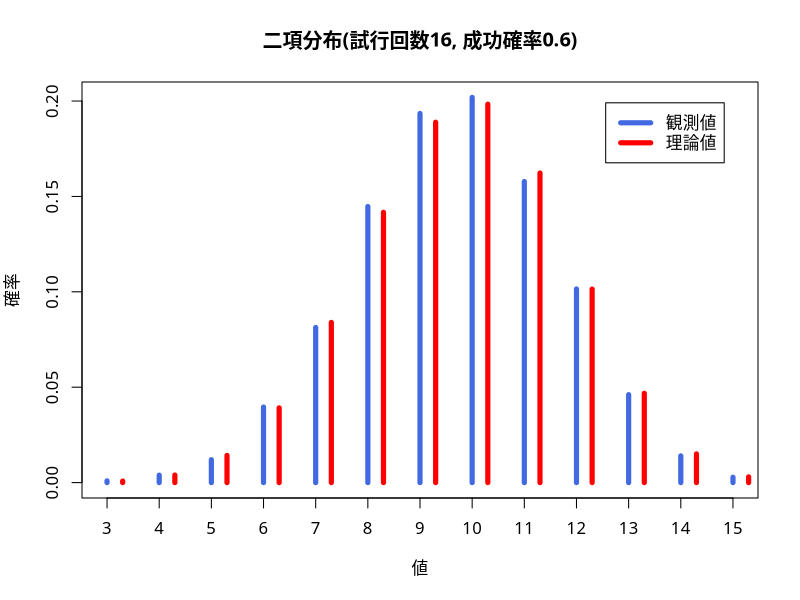
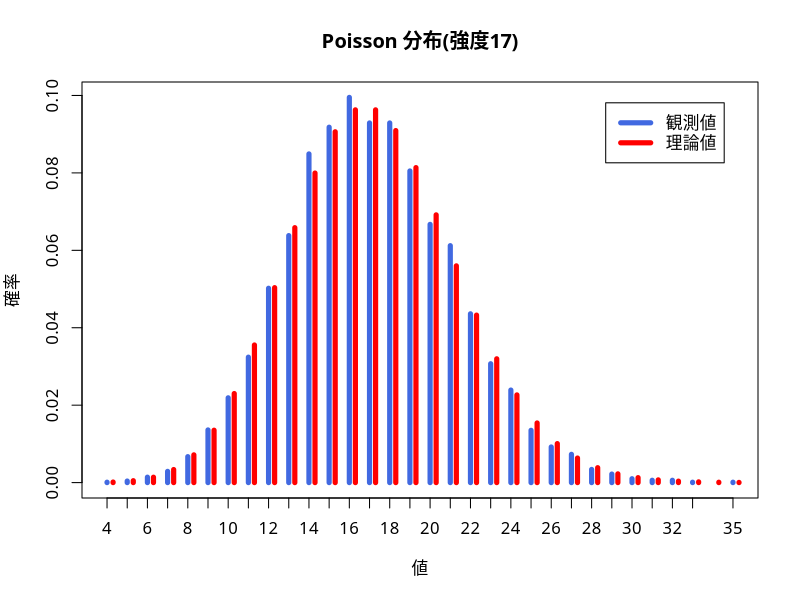
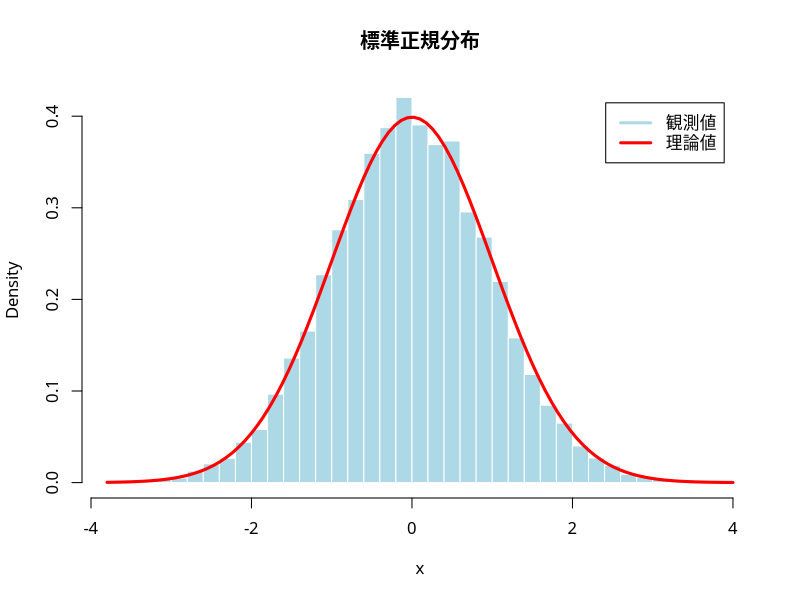
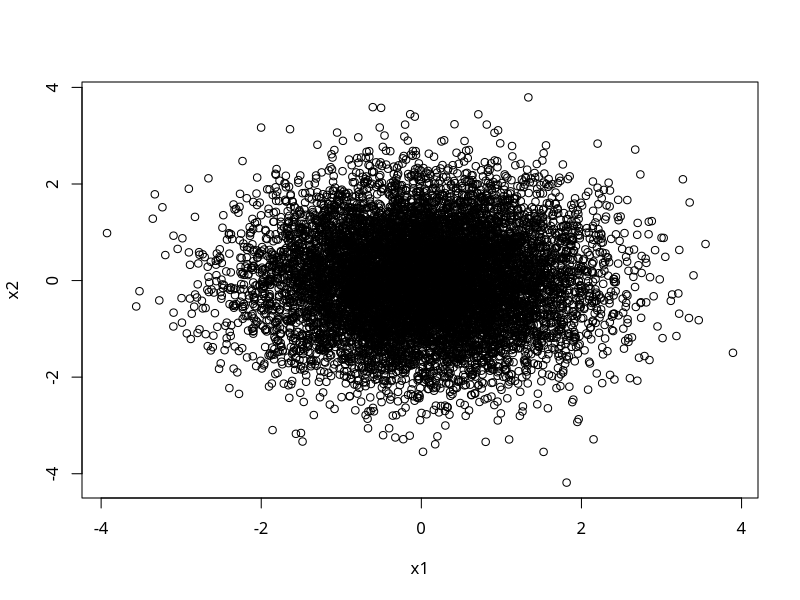
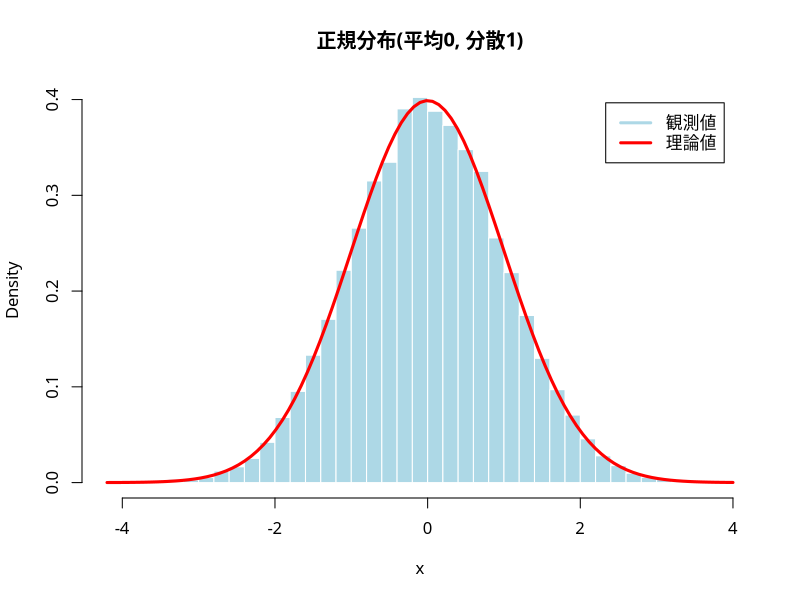
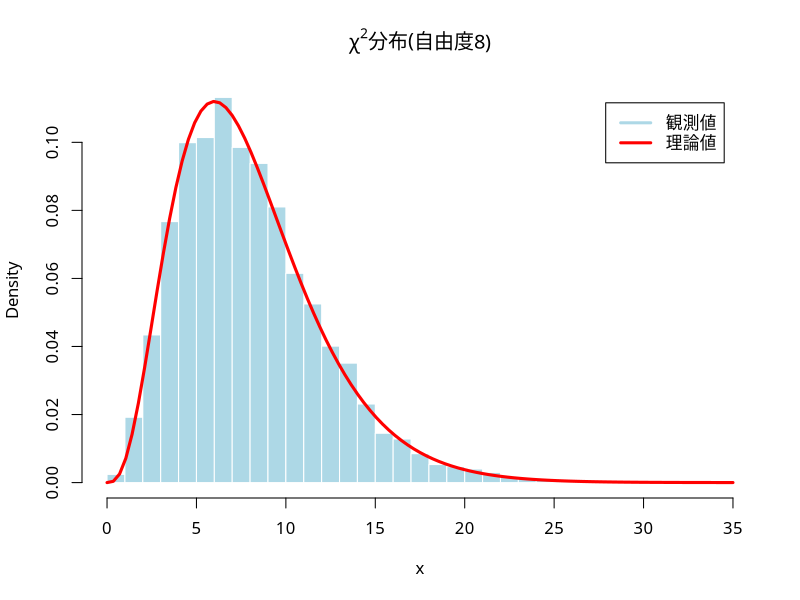
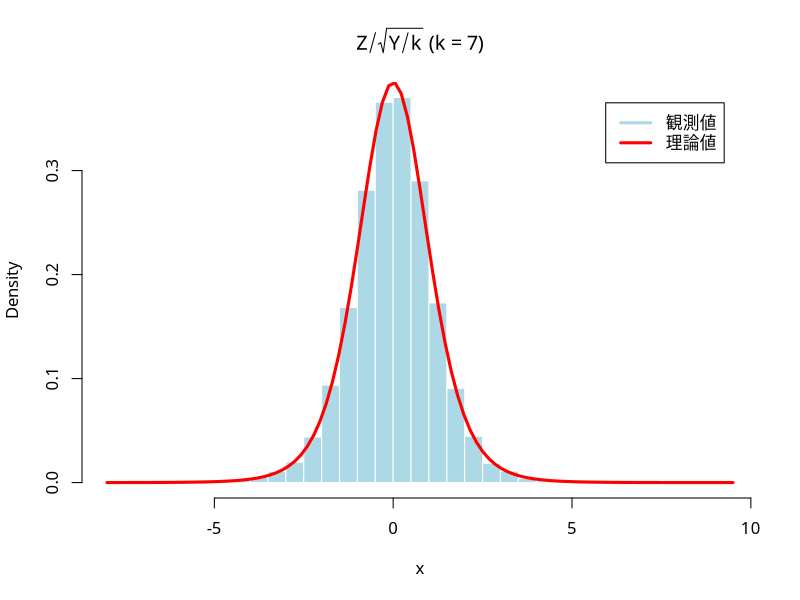
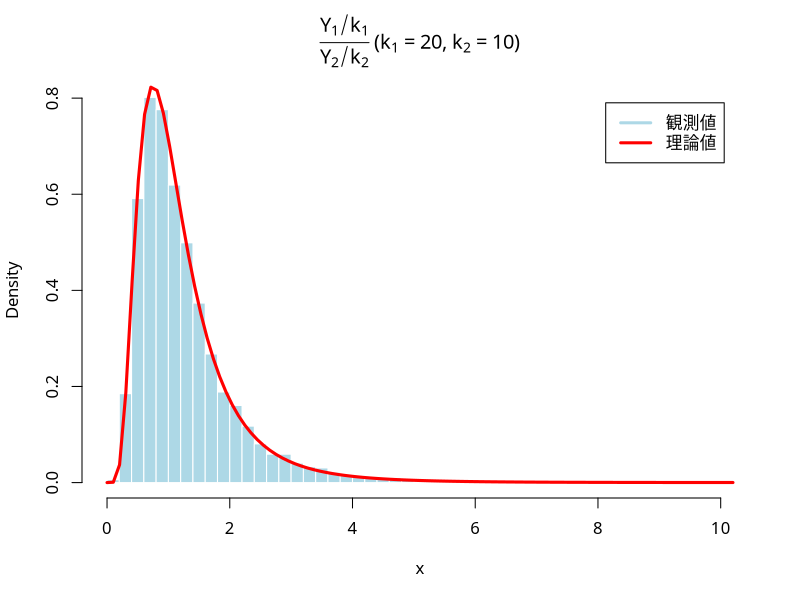

These figures' R source, in order:
### 第08回 練習問題解答例

### 離散一様分布で用いた例

a <- 1:6 # サンプリング対象の集合をベクトルとして定義
sample(a, size=20, replace=TRUE) # 離散一様分布(20個)

### 二項分布で用いた例

rbinom(10, size=1, prob=0.2) # Bernoulli分布(10個)
rbinom(20, size=5, prob=0.6) # 二項分布(20個)

### 練習問題 二項分布
mc <- 10000 # 実験回数を指定
n <- 16 
p <- 0.6
myRandom <- function(){ # Bernolli分布をm個生成して合計
  sum(rbinom(n, size=1, prob=p))}
myData <- replicate(mc, myRandom())
myTable <- table(myData)/mc # 出現確率ごとの表(度数分布表)を作成
par(family="HiraginoSans-W4") # 日本語フォントの指定
plot(myTable, type="h", lwd=5, col="royalblue",
     xlab="値", ylab="確率",
     main=paste0("二項分布(試行回数", n, ", 成功確率", p, ")"))
myRange <- min(myData):max(myData) # 範囲を取得
lines(myRange + 0.3, dbinom(myRange, size=n, prob=p),
      type="h", col="red", lwd=5) # 理論上の出現確率
legend("topright", inset=0.05, legend=c("観測値", "理論値"), 
       col=c("royalblue", "red"), lwd=5) # 凡例を作成

### Poisson 分布で用いた例

rpois(15, lambda=1) # 強度1の Poisson 分布(15個)
rpois(15, lambda=10) # 強度10の Poisson 分布(15個)

### 練習問題 Poisson 分布
mc <- 10000 
lambda1 <- 5
lambda2 <- 12
myRandom <- function(){ # 2つの Poisson 分布の和
  rpois(1, lambda=lambda1)+rpois(1, lambda=lambda2)}
myData <- replicate(mc, myRandom())
myTable <- table(myData)/mc 
par(family="HiraginoSans-W4") # 日本語フォントの指定
plot(myTable, type="h", lwd=5, col="royalblue",
     xlab="値", ylab="確率",
     main=paste0("Poisson 分布(強度", lambda1+lambda2, ")"))
myRange <- min(myData):max(myData) 
lines(myRange + 0.3,
      dpois(myRange, lambda=lambda1+lambda2), 
      type="h", col="red", lwd=5) # 理論上の出現確率
legend("topright", inset=0.05, legend=c("観測値", "理論値"), 
       col=c("royalblue", "red"), lwd=5)

### 幾何分布で用いた例

rgeom(15, prob=0.1) # 成功確率0.1の幾何分布(15個)

### 一様分布で用いた例

runif(8) # 区間(0,1)上の一様乱数(8個)
runif(8,min=-1,max=1) # 区間(-1,1)上の一様乱数(8個)

### 正規分布で用いた例

rnorm(8) # 標準正規乱数(8個)
rnorm(8,mean=1,sd=2) # 平均1分散4=2^2の正規乱数

### 練習問題 正規分布
mc <- 10000 # 実験回数を指定
myRandom <- function(){ # 一方の分布を確認する
  u1 <- runif(1)
  u2 <- runif(1)
  return(sqrt(-2*log(u1))*cos(2*pi*u2))}
myData <- replicate(mc, myRandom()) # Monte-Carlo実験
par(family="HiraginoSans-W4") # 日本語フォントの指定
hist(myData, freq=FALSE, breaks=40,
     col="lightblue", border="white", 
     xlab="x", main=paste0("標準正規分布")) # ヒストグラム(密度表示)
curve(dnorm(x, mean=0, sd=1), add=TRUE, 
      col="red", lwd=3) # 理論上の確率密度関数
legend("topright", inset=0.05, legend=c("観測値", "理論値"), 
       col=c("lightblue", "red"), lwd=3) # 凡例を作成
## Box-Muller法で作られる2つの確率変数の関係を調べる
boxmuller <- function(){
  u1 <- runif(1)
  u2 <- runif(1)
  x1 <- sqrt(-2*log(u1))*cos(2*pi*u2)
  x2 <- sqrt(-2*log(u1))*sin(2*pi*u2)
  return(c(x1,x2))
}
x <- replicate(mc, boxmuller()) # 2行xmc列の行列が得られる
par(family="HiraginoSans-W4") # 日本語フォントの指定
plot(x[1,],x[2,],xlab="x1",ylab="x2") # 散布図を描く
## 以下では同じ分布なのでx1,x2はまとめて計算
mu <- round(mean(x),2)
sigma <- round(sd(x),2)
hist(x, freq=FALSE, breaks=40, col="lightblue", border="white",

     main=paste0("正規分布(平均", mu, ", 分散", sigma^2, ")")) # ヒストグラム(密度表示)
curve(dnorm(x, mean=mu, sd=sigma), add=TRUE, 
      col="red", lwd=3) # 理論上の確率密度関数
legend("topright", inset=0.05, legend=c("観測値", "理論値"), 
       col=c("lightblue", "red"), lwd=3) # 凡例を作成

### ガンマ分布で用いた例

rgamma(8, shape=3, rate=1) # ガンマ分布(8個)
rgamma(8, shape=1, rate=3) # 異なるパラメタのガンマ分布(8個)

rexp(8) # レート1の指数分布(8個)
rexp(8, rate=0.5) # レート0.5の指数分布(8個)

rchisq(8, df=1) # 自由度1のカイ二乗分布(8個)
rchisq(8, df=4) # 自由度4のカイ二乗分布(8個)

### 練習問題 カイ二乗分布
mc <- 10000 # 実験回数を指定
k <- 8 # 自由度を設定
myRandom <- function(){ 
  sum(rnorm(k)^2)} # k個の標準正規乱数の二乗和
myData <- replicate(mc, myRandom()) # Monte-Carlo実験
par(family="HiraginoSans-W4") # 日本語フォントの指定
hist(myData, freq=FALSE, breaks=25,
     col="lightblue", border="white", 
     xlab="x", main=bquote(paste(chi^2,"分布(自由度",.(k),")"))) 
curve(dchisq(x, k), # 理論曲線(確率密度)
      add=TRUE, col="red", lwd=3) 
legend("topright", inset=0.05, legend=c("観測値", "理論値"), 
       col=c("lightblue", "red"), lwd=3)

### t-分布で用いた例

rt(8, df=1) # 自由度1のt分布(8個)
rt(8, df=4) # 自由度4のt分布(8個)

### 練習問題 t分布
mc <- 10000 # 実験回数を指定
k <- 7
myRandom <- function(){ 
  y <- rchisq(1, df=k) # 自由度kのカイ2乗分布
  ## y <- sum(rnorm(k)^2) # 正規乱数を用いてもよい
  z <- rnorm(1) # 標準正規乱数
  return(z/sqrt(y/k))}
myData <- replicate(mc, myRandom()) # Monte-Carlo実験
par(family="HiraginoSans-W4") # 日本語フォントの指定
hist(myData, freq=FALSE, breaks=40,
     col="lightblue", border="white",  
     xlab="x", main=bquote(paste(Z/sqrt(Y/k)," (",k==.(k),")")))
curve(dt(x, df=k), # 確率密度関数(理論)
      add=TRUE, col="red", lwd=3) 
legend("topright", inset=0.05, legend=c("観測値", "理論値"), 
       col=c("lightblue", "red"), lwd=3)

### F-分布で用いた例

rf(10, df1=4, df2=7) # 自由度4,7のF分布(10個)
rf(10, df1=7, df2=12) # 自由度7,12のF分布(10個)

### 練習問題 F分布
mc <- 10000 # 実験回数を指定
k1 <- 20
k2 <- 10
myRandom <- function(){ 
  y1 <- rchisq(1, df=k1) # 自由度20のカイ二乗分布
  y2 <- rchisq(1, df=k2) # 自由度10のカイ二乗分布
  ## y1 <- sum(rnorm(k1)^2) # 正規乱数を用いてもよい
  ## y2 <- sum(rnorm(k2)^2) 
  return((y1/k1)/(y2/k2))}
myData <- replicate(mc, myRandom()) # Monte-Carlo実験
par(family="HiraginoSans-W4") # 日本語フォントの指定
hist(myData, freq=FALSE, breaks=40,
     col="lightblue", border="white",
     xlab="x",
     main=bquote(paste(frac(Y[1]/k[1],Y[2]/k[2]),
                       " (",k[1]==.(k1),
                       ", ",k[2]==.(k2),")"))) 
curve(df(x, df1=k1, df2=k2), # 確率密度関数(理論)
      add=TRUE, col="red", lwd=3) 
legend("topright", inset=0.05, legend=c("観測値", "理論値"), 
       col=c("lightblue", "red"), lwd=3)
